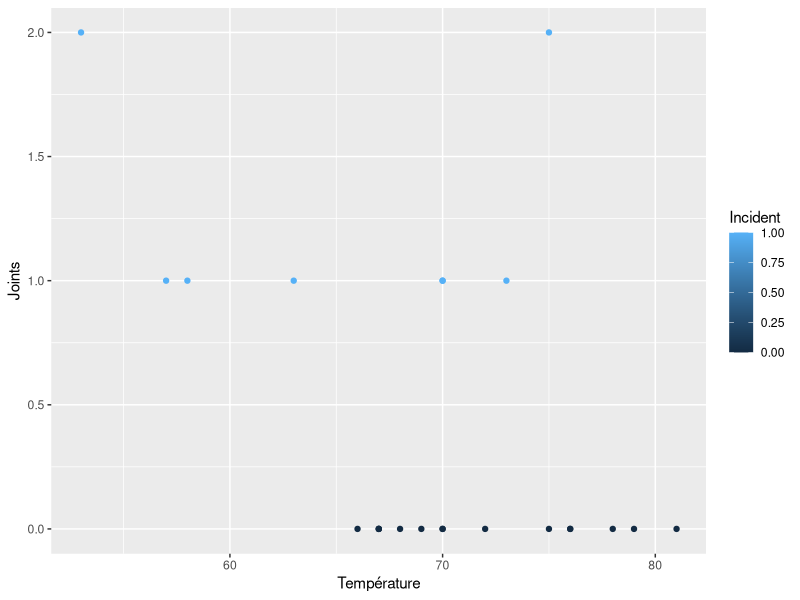
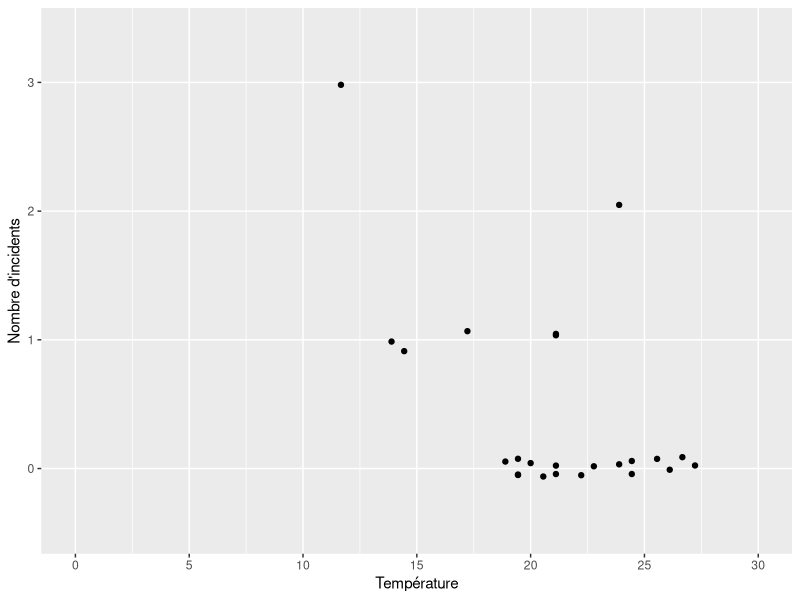
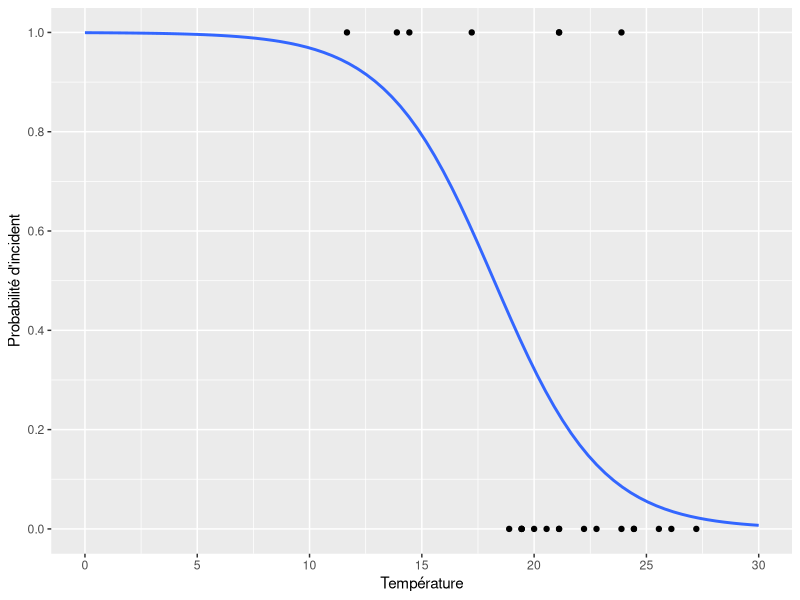
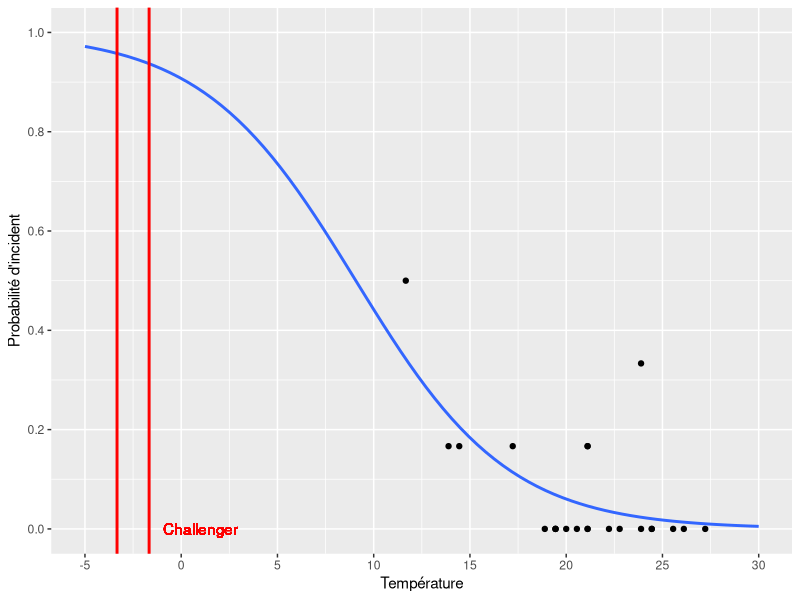

Source code (R) for these figures, in order:
## ---- chunk 1
knitr::opts_chunk$set(echo = TRUE)

library(tidyverse)
## ---- chunk 2
nasa <- tibble(
  Flight =c("51-C","41-B","61-C","41-C","1","6","51-A","51-D","5","3","2","9","41-D","51-G","7","8","51-B","61-A","51-I","61-B","41-G","51-J",NA,"51-F"),
  Date = c("1985-01-24","1984-02-03","1986-01-12","1984-04-06","1981-04-12","1983-04-04","1984-11-08","1985-04-12","1982-11-11","1982-03-22","1981-11-12","1983-11-28","1984-08-30","1985-06-17","1983-06-18","1983-08-30","1985-04-29","1985-10-30","1985-08-27","1985-11-26","1984-10-05","1985-10-03","1982-06-27","1985-07-29"),
  Temperature = c(53,57,58,63,66,67,67,67,68,69,70,70,70,70,72,73,75,75,76,76,78,79,80,81),
  Erosion = c(3,1,1,1,0,0,0,0,0,0,1,0,1,0,0,0,0,0,0,0,0,0,0,0),
  Blowby = c(2,0,0,0,0,0,0,0,0,0,0,0,0,0,0,0,0,2,0,0,0,0,0,0),
  ErosionOrBlowBy = c(3,1,1,1,0,0,0,0,0,0,1,0,1,0,0,0,0,2,0,0,0,0,0,0),
  Total = 6,
  DamageIndex = c(11,4,4,2,0,0,0,0,0,0,4,0,4,0,0,0,0,4,0,0,0,0,NA,0),
  Comments = c("Most erosion any flight; blow-by; back-up rings heated.",
               "Deep, extensive erosion.",
               "O-ring erosion on launch twoo weeks before Challenger.",
               "O-rings showed signs of heating, but no damage.",
               "Coolest (66 degrees) launch withouth O-rings problems.",
               "None","None","None","None","None",
               "Extent of erosion not fully known",
               "None","None","None","None","None","None",
               "No erosion. Soot found behind two primary O-rings.",
               "None","None","None","None",
               "O-ring condition unknown; rocket casing lost at sea.",
               "None")
)
nasa <- nasa %>% 
  mutate(
    Incident = if_else(DamageIndex > 0, 1, 0),
    Celsius = (Temperature-32)*5/9
  )
## ---- chunk 3
challenger <- tibble(
  Vol = c(1:23),
  Température = c(53,57,58,63,66,67,67,67,68,69,70,70,70,70,72,73,75,75,76,76,78,79,81),
  Joints = c(2,1,1,1,0,0,0,0,0,0,1,1,0,0,0,1,2,0,0,0,0,0,0),
  Proba =  Joints/23
)
challenger <- challenger %>% 
  mutate(Incident = if_else(Joints > 0, 1, 0))
challenger
## ---- chunk 4
challenger %>% 
  ggplot(aes(x = Température, y = Joints)) +
  geom_point(aes(color=Incident))
## ---- chunk 5
nasa %>% 
  ggplot(aes(x = Celsius, y = ErosionOrBlowBy)) +
  geom_jitter(width=0,height=0.1) +
  scale_x_continuous(name = "Température", limits = c(0,30), breaks = seq(0,30,5))  +
  scale_y_discrete(name = "Nombre d'incidents", limits = seq(0,3,1))
## ---- chunk 6
nasa %>% 
  filter(!is.na(Incident)) %>% 
  ggplot(aes(x = Celsius, y = Incident)) +
  geom_point() +
  geom_smooth(method = "glm", method.args = list(family = "binomial"), se = FALSE, fullrange = TRUE) +
  scale_x_continuous(name = "Température", limits = c(0,30), breaks = seq(0,30,5))  +
  scale_y_continuous(name = "Probabilité d'incident", limits = c(0,1), breaks = seq(0,1,0.2))
## ---- chunk 7
nasa %>% 
  filter(!is.na(Incident)) %>% 
  ggplot(aes(x = Celsius, y = ErosionOrBlowBy/Total))+
  geom_point()+
  geom_smooth(method = "glm", method.args = list(family=binomial), aes(weight = Total), fullrange=TRUE, se=FALSE)+
  scale_x_continuous(name = "Température", limits = c(-5,30), breaks = seq(-5,30,5))  +
  scale_y_continuous(name = "Probabilité d'incident", limits = c(0,1), breaks = seq(0,1,0.2)) + 
  geom_vline(xintercept = (26-32)*5/9, color = "red", size = 1) +
  geom_vline(xintercept = (29-32)*5/9, color = "red", size = 1) +
  geom_text(x = 1, y = 0, label = "Challenger", color = "red")
## ---- chunk 8
chall.glm <- glm(Incident ~ Température, data=challenger, family=binomial)
summary(chall.glm)
coef(chall.glm)
